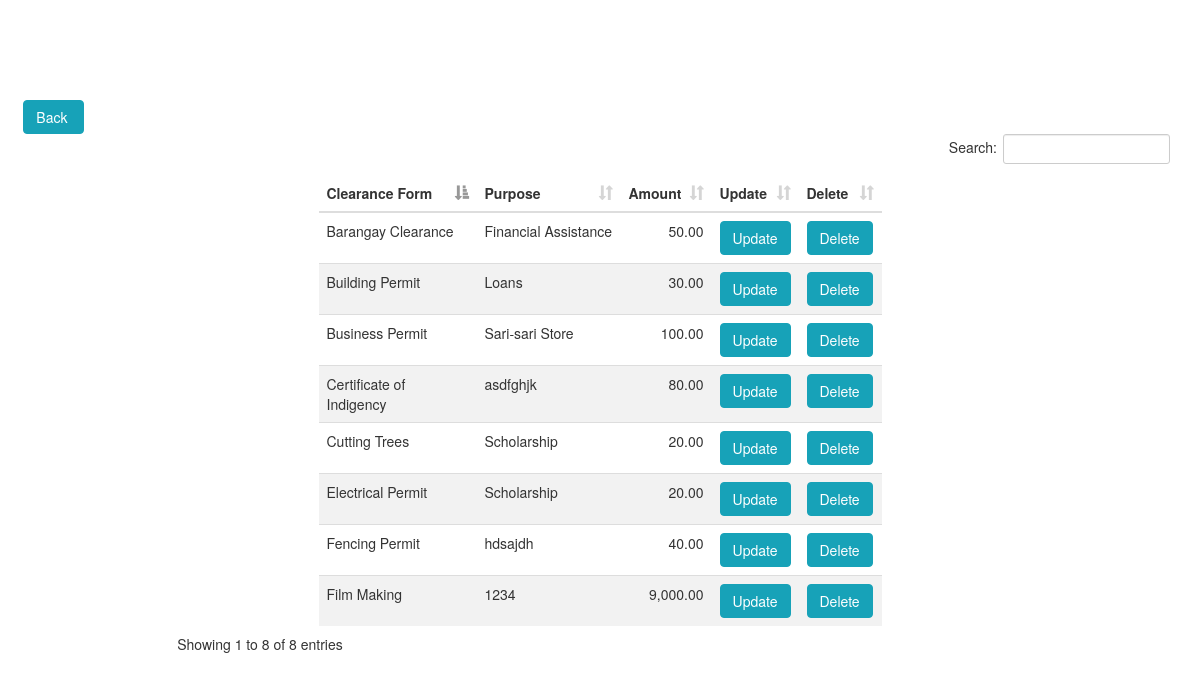
The app's page /Finance/ViewClearancePurposeAmount.php with its own data.
### tables this page shows
CREATE TABLE `finance_clearance_set` (
  `clearance_id` int(11) NOT NULL,
  `purpose_id` int(10) NOT NULL,
  `purpose` varchar(100) NOT NULL,
  `price` int(11) NOT NULL
);

CREATE TABLE `finance_clearance_list` (
  `clearance_id` int(11) NOT NULL,
  `clearance_form` varchar(100) NOT NULL
);

### Finance/ViewClearancePurposeAmount.php (the view, shortened to what this page needs)
 <!DOCTYPE html>
 <html lang="en">
 <head>
     <link href="css/bootstrap.min.css" rel="stylesheet">
     <link href="css/css/mis.css" rel="stylesheet">
     <link href="vendor/css/dataTables.bootstrap.min.css" rel="stylesheet">
 </head>
 <body style="margin-top: 5%;">
     <br><br>
     <button type="button" class="btn btn-primary col-lg-offset-0"
         onclick="location.href = 'ClearanceSetPrice.php';">Back
     </button>
     <center>
         <?php
include('dbcon.php');
$res = mysqli_query($db, "SELECT clearance_form,purpose,price, purpose_id FROM finance_clearance_set, finance_clearance_list
WHERE finance_clearance_set.clearance_id=finance_clearance_list.clearance_id");?>
         <div class="container">
             <div class="table-responsive">
                 <table class="table table table-hover" id="mytable">
                     <thead>
                         <tr>
                             <th scope="col">Clearance Form</th>
                             <th scope="col">Purpose</th>
                             <th scope="col">Amount</th>
                             <th scope="col">Update</th>
                             <th scope="col">Delete</th>
                         </tr>
                     </thead>
                     <?php
while($row = mysqli_fetch_array($res)){
?>
                     <tr>
                         <td><?php echo $row["clearance_form"]?></td>
                         <td><?php echo $row["purpose"]?></td>
                         <td class='amount'><?php echo number_format($row["price"],2)?></td>
                         <td><a href="ClearanceSetUpdate.php?id=<?php echo $row['purpose_id']?>"
                                 class="btn btn-primary">Update</a></td>
                         <td><input type="button" onClick="deleteme(<?php echo $row['purpose_id']?>)" name="Delete"
                                 value="Delete" class="btn btn-primary"></td>
                     </tr>
                     <?php
}
?>
             </div>
         </div>
     </center>
 </body>
 </html>

### Finance/ViewClearancePurposeAmount.php (style rules this page uses)
table { border-collapse: collapse; width: 50%; }
th, td { text-align: left; padding: 5px; }
tr:nth-child(even) { background-color: #f2f2f2; }
td.amount { text-align: right; }

### records on screen
finance_clearance_set: clearance.clearance_form "Barangay Clearance", purpose "Financial Assistance", price "50.00"
finance_clearance_set: clearance.clearance_form "Building Permit", purpose "Loans", price "30.00"
finance_clearance_set: clearance.clearance_form "Business Permit", purpose "Sari-sari Store", price "100.00"
finance_clearance_set: clearance.clearance_form "Certificate of Indigency", purpose "asdfghjk", price "80.00"
finance_clearance_set: clearance.clearance_form "Cutting Trees", purpose "Scholarship", price "20.00"
finance_clearance_set: clearance.clearance_form "Electrical Permit", purpose "Scholarship", price "20.00"
finance_clearance_set: clearance.clearance_form "Fencing Permit", purpose "hdsajdh", price "40.00"
finance_clearance_set: clearance.clearance_form "Film Making", purpose "1234", price "9,000.00"
